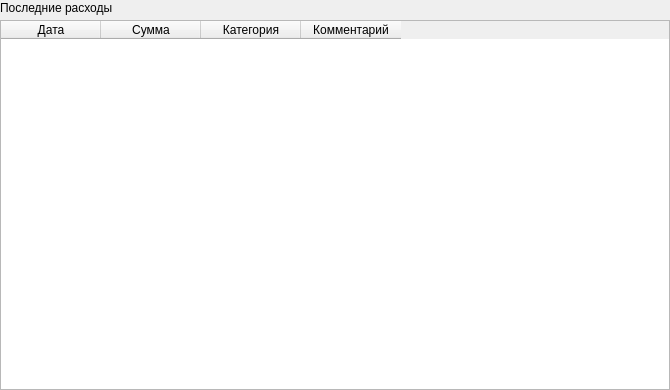
<?xml version="1.0" encoding="UTF-8"?>
<ui version="4.0">
 <class>WidgetTable</class>
 <widget class="QWidget" name="WidgetTable">
  <property name="geometry">
   <rect>
    <x>0</x>
    <y>0</y>
    <width>670</width>
    <height>390</height>
   </rect>
  </property>
  <property name="minimumSize">
   <size>
    <width>670</width>
    <height>390</height>
   </size>
  </property>
  <property name="maximumSize">
   <size>
    <width>670</width>
    <height>390</height>
   </size>
  </property>
  <property name="windowTitle">
   <string>Form</string>
  </property>
  <widget class="QTableWidget" name="table_widget">
   <property name="geometry">
    <rect>
     <x>0</x>
     <y>20</y>
     <width>670</width>
     <height>370</height>
    </rect>
   </property>
   <property name="minimumSize">
    <size>
     <width>670</width>
     <height>370</height>
    </size>
   </property>
   <property name="maximumSize">
    <size>
     <width>1280</width>
     <height>620</height>
    </size>
   </property>
   <column>
    <property name="text">
     <string>Дата</string>
    </property>
   </column>
   <column>
    <property name="text">
     <string>Сумма</string>
    </property>
   </column>
   <column>
    <property name="text">
     <string>Категория</string>
    </property>
   </column>
   <column>
    <property name="text">
     <string>Комментарий</string>
    </property>
   </column>
  </widget>
  <widget class="QLabel" name="lbl">
   <property name="geometry">
    <rect>
     <x>0</x>
     <y>0</y>
     <width>201</width>
     <height>16</height>
    </rect>
   </property>
   <property name="text">
    <string>Последние расходы</string>
   </property>
  </widget>
 </widget>
 <resources/>
 <connections/>
</ui>
